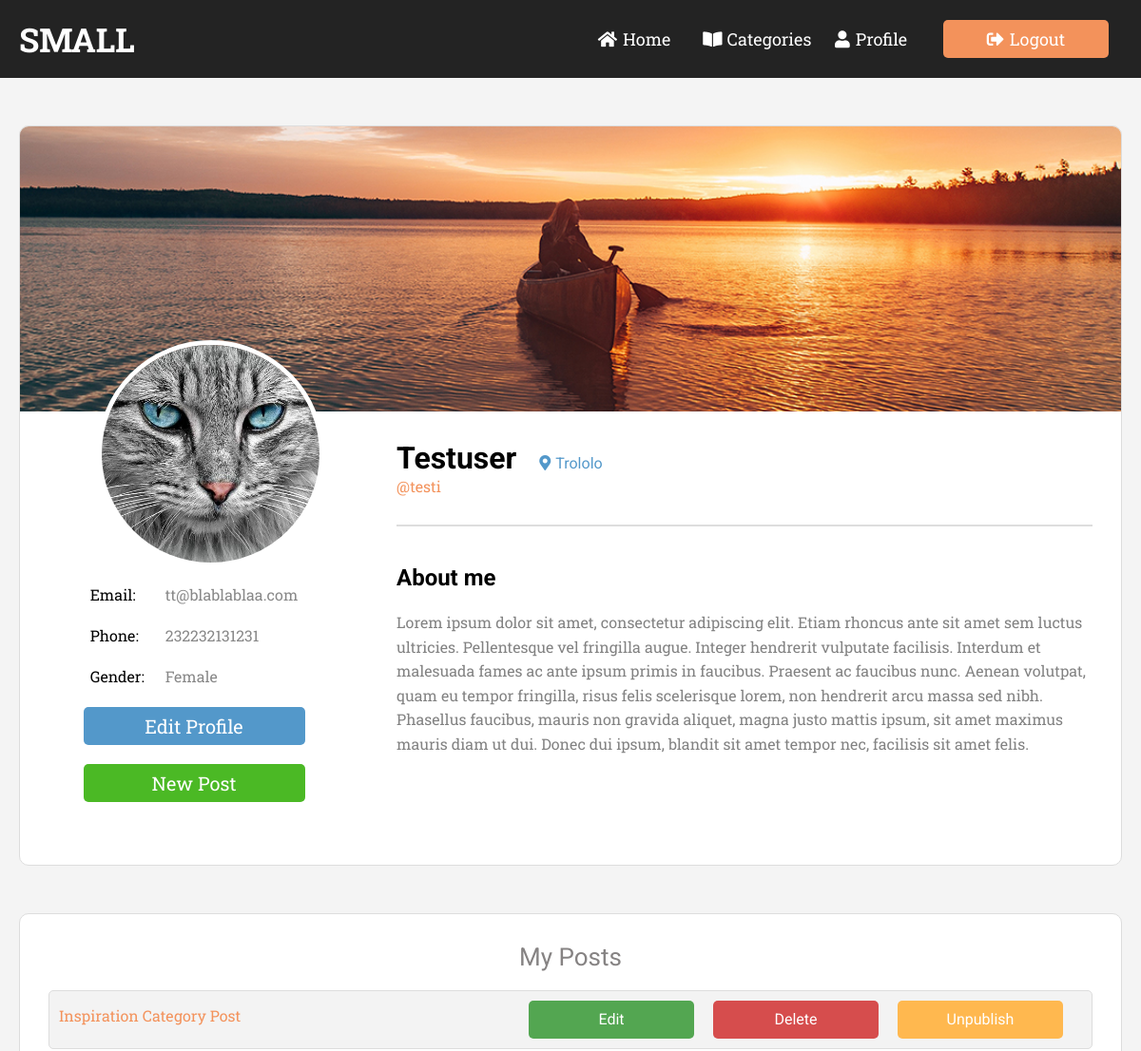
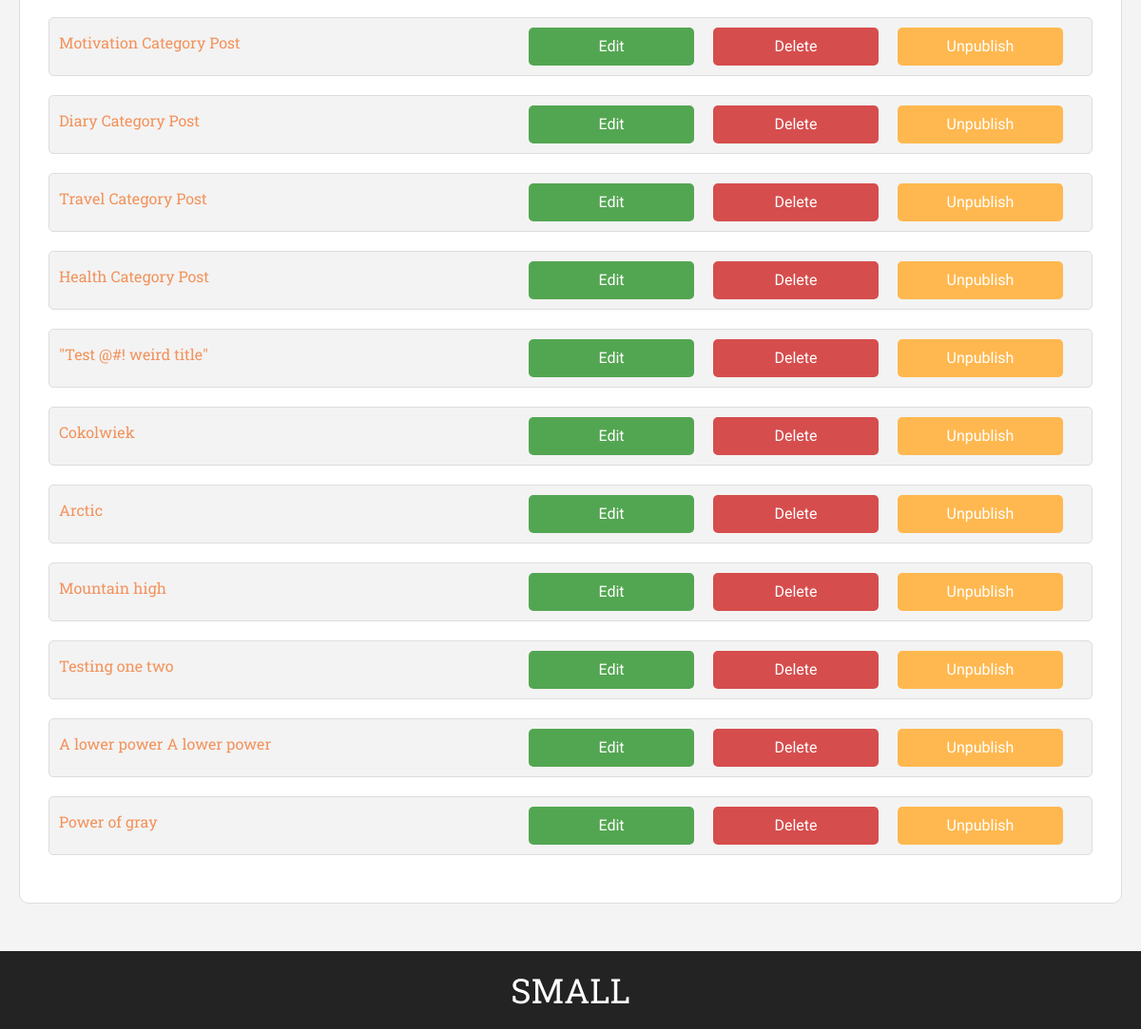
Page /profile.php (signed in) on the committed database (2 pictures, top to bottom).
### tables this page shows
CREATE TABLE `posts` (
  `id` int(11) NOT NULL,
  `user_id` int(11) DEFAULT NULL,
  `title` varchar(255) NOT NULL,
  `slug` varchar(255) NOT NULL,
  `views` int(11) NOT NULL DEFAULT '0',
  `image` varchar(255) NOT NULL DEFAULT 'defaultpostimg.png',
  `body` text NOT NULL,
  `published` tinyint(1) NOT NULL DEFAULT '0',
  `created_at` datetime NOT NULL DEFAULT '1970-01-01 12:01:01',
  `updated_at` timestamp NULL DEFAULT NULL ON UPDATE CURRENT_TIMESTAMP
);

### include/public_functions.php (called while the page is built, shortened)
<?php
function getPostListByLoggedUser(){
	global $conn;
	$id = $_SESSION['user']['id'];
	$sql = "SELECT * FROM posts WHERE user_id = $id";
	$posts = mysqli_query($conn, $sql);
	return $posts;
}
?>

### profile.php (the view, shortened to what this page needs)
 <?php  include('config.php'); ?>
 <?php require_once( ROOT_PATH . '/include/public_functions.php')?>
<?php include('include/header_section.php')?>
  </head>
  <body>
<?php include('include/navbar.php')?>
<?php $posts = getPostListByLoggedUser() ?>
    <main>
      <div class="container">
        <div class="profile-card">
          <div class="profilecard-bg"></div>
          <div class="profilecard-bottom">
            <div class="profilecard-bottom-left">
              <img src="<?php echo BASE_URL . '/static/profile_img/' . $_SESSION['user']['profile_pic']?>" alt="pf" />
              <table>
                <tbody>
                  <tr>
                    <td>Email:</td>
                    <td class="per-info"><?php echo $_SESSION['user']['email'] ?></td>
                  </tr>
                  <tr>
                    <td>Phone:</td>
                    <td class="per-info"><?php echo $_SESSION['user']['phone'] ?></td>
                  </tr>
                  <tr>
                    <td>Gender:</td>
                    <td class="per-info"><?php
                    if(isset($_SESSION['user']["gender"])){
                     echo $_SESSION['user']['gender'];
                    }else{
                      echo '<a class="add-info" href="editProfile.php">Add gender</a>';
                    }
                    ?></td>
                  </tr>
                </tbody>
              </table>
              <div class="left-btn">
                <a href="editProfile.php" class="btn edit">Edit Profile</a>
                <a href="createPost.php" class="btn new-post">New Post</a>
              </div>
            </div>
            <div class="profilecard-bottom-right">
              <h1 class="main-profile-name"><?php echo $_SESSION['user']['fname'] ?></h1>
              <span class="location"
                ><i class="fas fa-map-marker-alt"></i><?php
                    if(isset($_SESSION['user']["city"])){
                     echo $_SESSION['user']['city'];
                    }else{
                      echo '<a class="add-info" href="editProfile.php">Add city</a>';
                    }
                    ?></span
              >
              <h4 class="user-name">@<?php echo $_SESSION['user']['uname'] ?></h4>
              <hr />
              <h2 class="about-me-title">About me</h2>
              <p class="about-me">
                <?php
                    if(isset($_SESSION['user']["about"])){
                     echo $_SESSION['user']['about'];
                    }else{
                      echo '<a class="add-info" href="editProfile.php">Add about me</a>';
                    }
                    ?>
              </p>
            </div>
          </div>
        </div>
          <div class="my-posts">
          <h2>My Posts</h2>
            <ul class="buttons-list">
              <?php foreach($posts as $post) :?>
                    <li>
                      <div class="prof-article-name">
                        <a href='article.php?post-slug=<?php echo $post['slug']?>'><?php echo $post['title'] ?></a>
                     </div>
                      <div class="li-second">
                        <div class="buttons" >
                        <a href='<?php echo "createPost.php?slug=" . $post['slug'];?>' class='btn edit-btn'>Edit</a>
                      </div>
                      <div class="buttons" >
                        <a href="<?php echo "profile.php?delete=" . $post['id'] ?>"  class='btn delete-btn'>Delete</a>
                      </div>
                      <div class="buttons" >
                        <a href="<?php echo "profile.php?publish=" . $post['id'] ?>" class='btn publish-btn'>
                      <?php if($post['published']==='1'){
                          echo "Unpublish";
                        }elseif($post['published']==='0'){
                          echo "Publish";
                          };?>
                        </a>
                      </div>
                      </div>
                  </li>
              <?php endforeach ?>
          </ul>
        </div>
      </div>
    </main>
    <?php include('include/footer.php') ?>

### static/css/style.css (style rules this page uses)
:root { --slab: "Roboto Slab", serif; --regular: "Roboto", sans-serif; --primary: #f3925b; }
* { padding: 0; margin: 0; box-sizing: border-box; }
body { font-family: var(--regular); background: #f4f4f4; }
a { text-decoration: none; }
ul { list-style: none; }
img { width: 100%; height: 100%; object-fit: cover; }
.container { max-width: 1400px; width: 100%; margin: auto; padding: 0 20px; }
.btn { display: inline-block; min-width: 174px; height: 40px; text-align: center; background: #f3925b; color: #fff; line-height: 40px; border-radius: 5px; border: none; cursor: pointer; }
.edit { background: #5398ca; }
.new-post { background: #4bb925; }
.profile-card { width: 100%; height: 779px; background: #fff; border-radius: 10px; border: 1px solid #ddd; margin: 50px 0; overflow: hidden; }
.profilecard-bg { height: 300px; background: url("../img/5.jpg") no-repeat center center/cover; }
.profilecard-bottom { display: flex; height: 478px; }
.profilecard-bottom-left { position: relative; flex: 1; font-family: var(--slab); }
.profilecard-bottom-left img { position: absolute; width: 239px; height: 239px; border: 5px solid #fff; border-radius: 50%; top: -75px; left: 81px; }
.profilecard-bottom-left table { margin: 170px auto 10px; width: 60%; height: 117px; }
.profilecard-bottom-left table td { padding: 10px; }
.profilecard-bottom-left .btn { display: block; margin: auto; width: 233px; margin-bottom: 20px; font-size: 20px; font-family: var(--slab); }
.profilecard-bottom-left .left-btn { height: 198px; }
.per-info { color: #888888; }
.profilecard-bottom-right { flex: 2; padding: 30px; }
.profilecard-bottom-right .main-profile-name { display: inline-block; }
.profilecard-bottom-right .location { margin-left: 20px; color: #5398ca; }
.profilecard-bottom-right hr { border: 1px solid #ddd; margin: 30px 0; }
.profilecard-bottom-right .location i { margin-right: 5px; }
.profilecard-bottom-right .user-name { font-family: var(--slab); color: var(--primary); font-weight: 400; }
.profilecard-bottom-right .about-me-title { margin: 40px 0 20px; }
.profilecard-bottom-right .about-me { font-size: 16px; line-height: 1.6; color: #828282; font-family: var(--slab); }
.my-posts { background: #fff; border: 1px solid #ddd; padding: 30px; border-radius: 10px; margin-bottom: 50px; }
.my-posts h2 { text-align: center; font-size: 26px; color: #868383; font-weight: 400; margin-bottom: 20px; }
.buttons-list li { display: flex; align-items: center; justify-content: space-between; margin-bottom: 20px; background: #f3f3f3; border: 1px solid #ddd; border-radius: 5px; padding: 10px; }
.buttons-list li .li-second { display: flex; }
.buttons-list li .prof-article-name { margin-bottom: 10px; text-align: center; }
.buttons-list li .prof-article-name a { color: var(--primary); font-family: var(--slab); }
.buttons a { flex: 1; margin-right: 20px; }
.buttons .edit-btn { background: #53a651; }
.buttons .delete-btn { background: #d64d4d; }
.buttons .publish-btn { background: #ffb84f; }

### rows in the picture
posts: title "Inspiration Category Post", published "Unpublish"
posts: title "Motivation Category Post", published "Unpublish"
posts: title "Diary Category Post", published "Unpublish"
posts: title "Travel Category Post", published "Unpublish"
posts: title "Health Category Post", published "Unpublish"
posts: title "\"Test @#! weird title\"", published "Unpublish"
posts: title "Cokolwiek", published "Unpublish"
posts: title "Arctic", published "Unpublish"
posts: title "Mountain high", published "Unpublish"
posts: title "Testing one two", published "Unpublish"
posts: title "A lower power A lower power", published "Unpublish"
posts: title "Power of gray", published "Unpublish"

### other values in the picture
$_SESSION['user']['email'] "tt@blablablaa.com"
$_SESSION['user']['phone'] "232232131231"
$_SESSION['user']['gender'] "Female"
$_SESSION['user']['fname'] "Testuser"
$_SESSION['user']['city'] "Trololo"
$_SESSION['user']['uname'] "testi"
